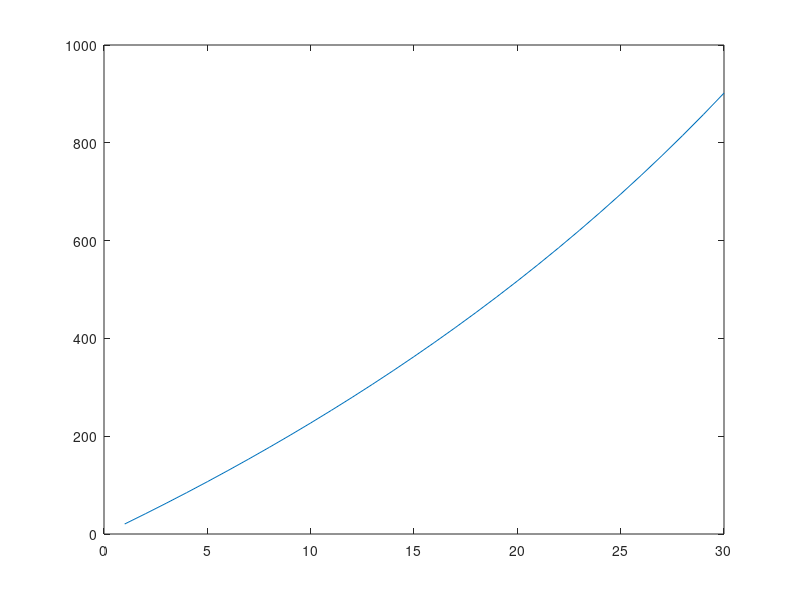

The MATLAB script that drew this image:
clc
clear

equation = @(t) 2000*log((14*10.^4)/((14*10.^4)-2100*t))-9.8*t;
xLev = [];
yLev = [];
for i = 1 : 30
  xLev(i) = i;
  yLev(i) = equation(i);
end
%Analytical solution
disp(xLev);
disp(yLev);
plot(xLev, yLev)

